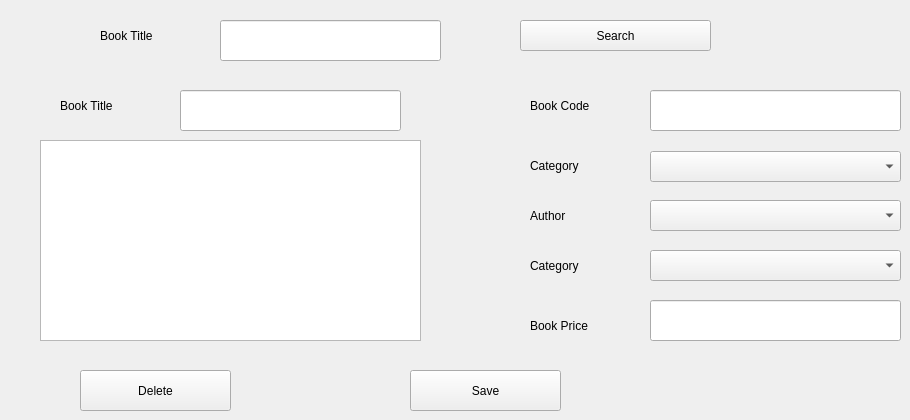
      <widget class="QWidget" name="tab_6">
       <attribute name="title">
        <string>Edit / Delete</string>
       </attribute>
       <widget class="QComboBox" name="comboBox_8">
        <property name="geometry">
         <rect>
          <x>650</x>
          <y>151</y>
          <width>251</width>
          <height>31</height>
         </rect>
        </property>
       </widget>
       <widget class="QLabel" name="label_9">
        <property name="geometry">
         <rect>
          <x>530</x>
          <y>150</y>
          <width>81</width>
          <height>31</height>
         </rect>
        </property>
        <property name="text">
         <string>Category</string>
        </property>
       </widget>
       <widget class="QLineEdit" name="lineEdit_7">
        <property name="geometry">
         <rect>
          <x>650</x>
          <y>300</y>
          <width>251</width>
          <height>41</height>
         </rect>
        </property>
       </widget>
       <widget class="QLabel" name="label_10">
        <property name="geometry">
         <rect>
          <x>530</x>
          <y>90</y>
          <width>81</width>
          <height>31</height>
         </rect>
        </property>
        <property name="text">
         <string>Book Code</string>
        </property>
       </widget>
       <widget class="QLabel" name="label_11">
        <property name="geometry">
         <rect>
          <x>530</x>
          <y>200</y>
          <width>81</width>
          <height>31</height>
         </rect>
        </property>
        <property name="text">
         <string>Author</string>
        </property>
       </widget>
       <widget class="QLineEdit" name="lineEdit_9">
        <property name="geometry">
         <rect>
          <x>650</x>
          <y>90</y>
          <width>251</width>
          <height>41</height>
         </rect>
        </property>
       </widget>
       <widget class="QLabel" name="label_12">
        <property name="geometry">
         <rect>
          <x>530</x>
          <y>250</y>
          <width>81</width>
          <height>31</height>
         </rect>
        </property>
        <property name="text">
         <string>Category</string>
        </property>
       </widget>
       <widget class="QLabel" name="label_13">
        <property name="geometry">
         <rect>
          <x>530</x>
          <y>310</y>
          <width>81</width>
          <height>31</height>
         </rect>
        </property>
        <property name="text">
         <string>Book Price</string>
        </property>
       </widget>
       <widget class="QLabel" name="label_14">
        <property name="geometry">
         <rect>
          <x>100</x>
          <y>20</y>
          <width>81</width>
          <height>31</height>
         </rect>
        </property>
        <property name="text">
         <string>Book Title</string>
        </property>
       </widget>
       <widget class="QLineEdit" name="lineEdit_3">
        <property name="geometry">
         <rect>
          <x>220</x>
          <y>20</y>
          <width>221</width>
          <height>41</height>
         </rect>
        </property>
       </widget>
       <widget class="QComboBox" name="comboBox_9">
        <property name="geometry">
         <rect>
          <x>650</x>
          <y>200</y>
          <width>251</width>
          <height>31</height>
         </rect>
        </property>
       </widget>
       <widget class="QComboBox" name="comboBox_10">
        <property name="geometry">
         <rect>
          <x>650</x>
          <y>250</y>
          <width>251</width>
          <height>31</height>
         </rect>
        </property>
       </widget>
       <widget class="QPushButton" name="pushButton_8">
        <property name="geometry">
         <rect>
          <x>410</x>
          <y>370</y>
          <width>151</width>
          <height>41</height>
         </rect>
        </property>
        <property name="text">
         <string>Save</string>
        </property>
       </widget>
       <widget class="QLabel" name="label_15">
        <property name="geometry">
         <rect>
          <x>60</x>
          <y>90</y>
          <width>81</width>
          <height>31</height>
         </rect>
        </property>
        <property name="text">
         <string>Book Title</string>
        </property>
       </widget>
       <widget class="QLineEdit" name="lineEdit_10">
        <property name="geometry">
         <rect>
          <x>180</x>
          <y>90</y>
          <width>221</width>
          <height>41</height>
         </rect>
        </property>
       </widget>
       <widget class="QPushButton" name="pushButton_9">
        <property name="geometry">
         <rect>
          <x>520</x>
          <y>20</y>
          <width>191</width>
          <height>31</height>
         </rect>
        </property>
        <property name="text">
         <string>Search</string>
        </property>
       </widget>
       <widget class="QPushButton" name="pushButton_10">
        <property name="geometry">
         <rect>
          <x>80</x>
          <y>370</y>
          <width>151</width>
          <height>41</height>
         </rect>
        </property>
        <property name="text">
         <string>Delete</string>
        </property>
       </widget>
       <widget class="QTextEdit" name="textEdit_2">
        <property name="geometry">
         <rect>
          <x>40</x>
          <y>140</y>
          <width>381</width>
          <height>201</height>
         </rect>
        </property>
       </widget>
      </widget>
